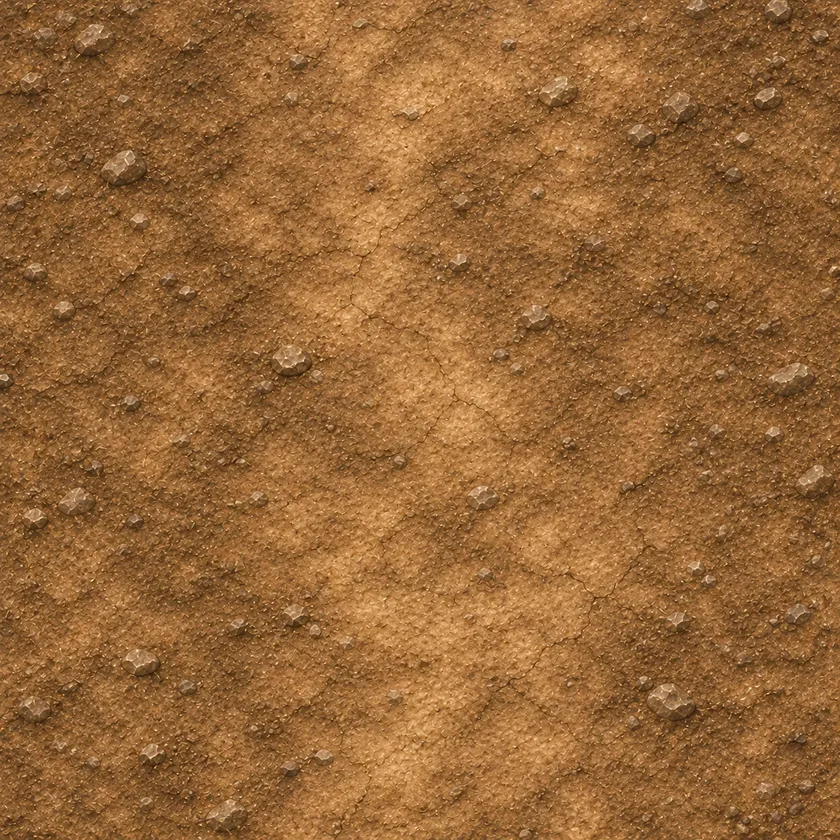
#> input picture realtime/werkzeug/boden/erde.webp, 840 x 840 px, shrunk from 1254 x 1254 before the run, found by its file name
$ python boden_lehm.py
#> lines starting #> are read from the running program, lines starting #| are printed output that depends on the picture
"""
World Pipeline – Lehmboden der Ockerlande (#172, 27.11.2026): zwei Kacheln „Lehm“ (gedeckter Ocker, fest; bis 28.11. rot-ocker) und „Lehm, rissig“ (dunkler, Trockenrisse),
aus der Erdkachel gerechnet (ohne Bildvorlage, frei verwendbar). Die Lehmsteppe der Ockerlande mischt beide nach Rauschen.
Aufruf (im Ordner realtime): python3 werkzeug/welt/boden_lehm.py   → werkzeug/boden/gemalt/lehm.webp, lehm-rissig.webp
"""
import os
import numpy as np
from PIL import Image
from scipy import ndimage

HIER = os.path.dirname(os.path.abspath(__file__)); ZIEL = os.path.normpath(os.path.join(HIER, '..', 'boden', 'gemalt'))
erde = np.asarray(Image.open(os.path.join(ZIEL, 'erde.webp')).convert('RGB'), np.float32) / 255
hell = erde.mean(axis=2, keepdims=True); hell = (hell - hell.mean()) / (hell.std() + 1e-6)
#> after `hell = erde.mean(axis=2, keepdims=True)`:
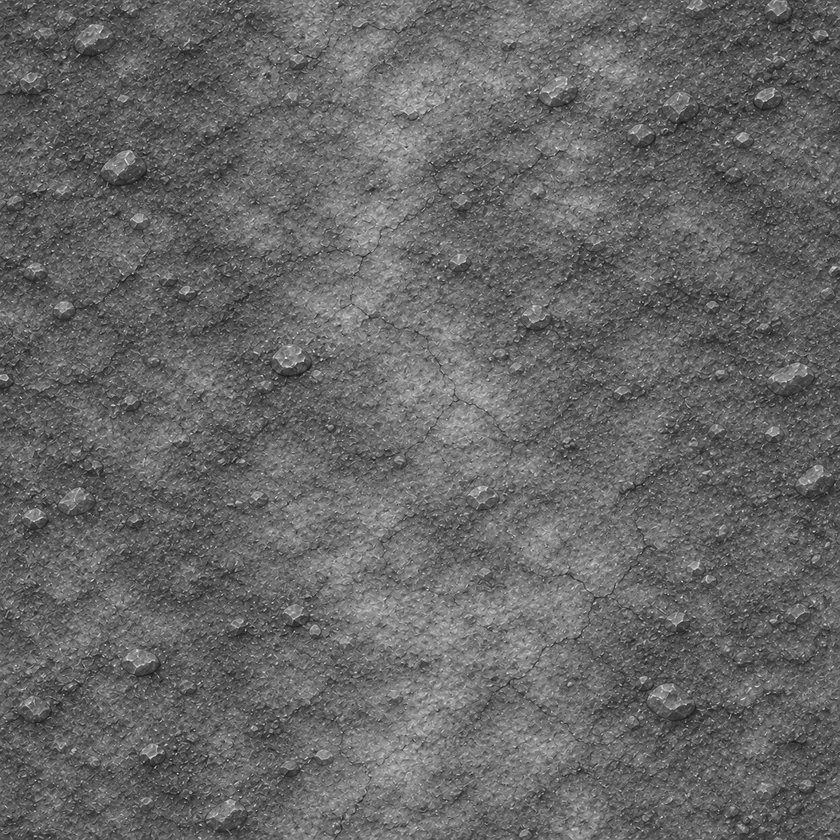
#> hell: shape (840, 840, 1) float32; min 0.0797, max 0.897, mean 0.404
rng = np.random.default_rng(172)
# Trockenrisse: Ränder nahtloser Voronoi-Zellen (Polygonmuster wie getrockneter Lehm), leicht verwackelt
H, W = hell.shape[:2]; pkt = rng.random((60, 2)) * [H, W]
#> after `H, W = hell.shape[:2]`: H = 840; W = 840
yy, xx = np.mgrid[0:H, 0:W].astype(np.float32)
wackel = ndimage.gaussian_filter(rng.standard_normal((H, W)), 6, mode='wrap') * 30
d1 = np.full((H, W), 1e9, np.float32); d2 = d1.copy()
for py, px in pkt:
    for oy in (-H, 0, H):
        for ox in (-W, 0, W):
            d = np.hypot(yy + wackel - py - oy, xx - wackel - px - ox); m = d < d1; d2 = np.where(m, d1, np.minimum(d2, d)); d1 = np.where(m, d, d1)
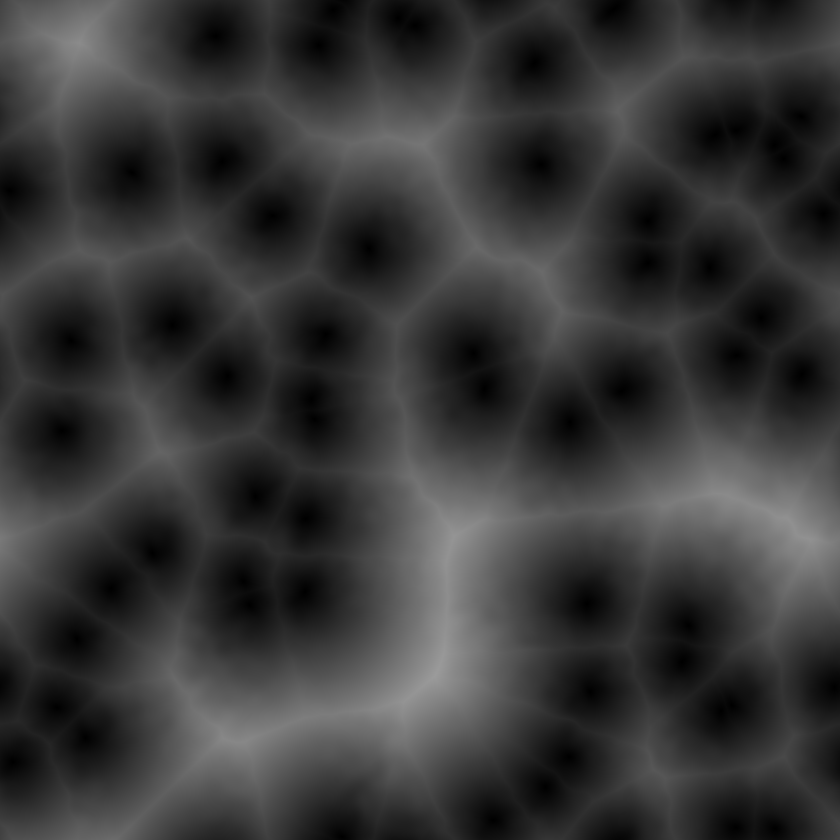
#> d1: shape (840, 840) float64; min 0.0491, max 155.4, mean 55.8
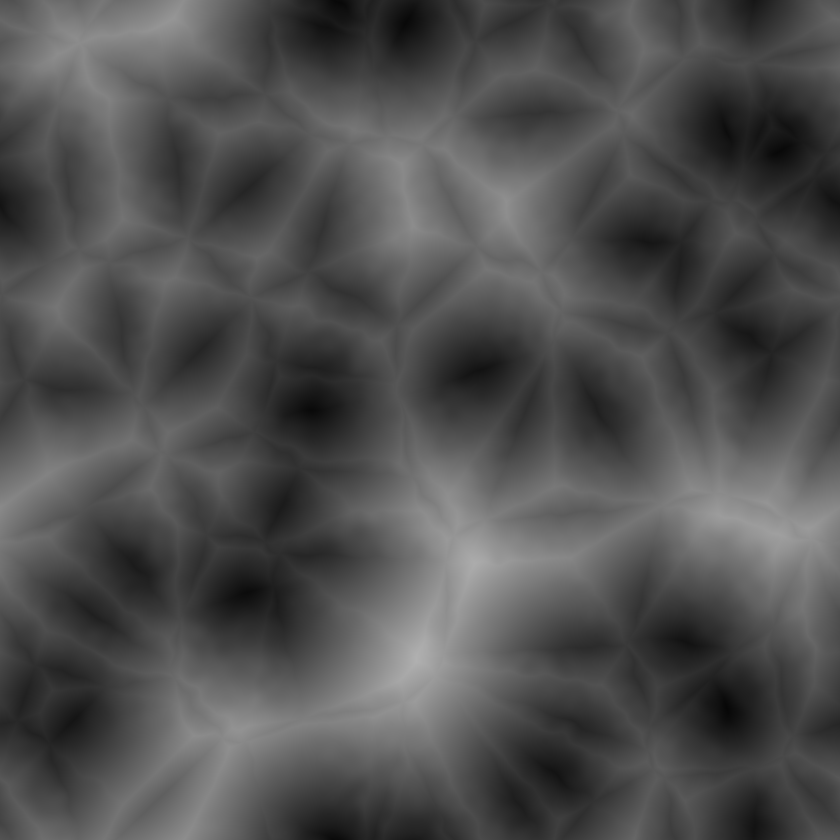
#> d2: shape (840, 840) float64; min 7.33, max 176.6, mean 80.2
#> m: shape (840, 840) bool; every value is 0
kanten = np.clip(1 - (d2 - d1) / 2.2, 0, 1).astype(np.float32)
# Variante C, ganz gedeckt (Entscheidung des Nutzers 28.11.): Lehm #a8865e, rissig #94734f – vorher rot-ocker (0.72, 0.42, 0.26) / (0.62, 0.34, 0.21)
for name, farbe, risse in (('lehm', (0xa8 / 255, 0x86 / 255, 0x5e / 255), 0.10), ('lehm-rissig', (0x94 / 255, 0x73 / 255, 0x4f / 255), 0.42)):
    bild = np.clip(np.asarray(farbe) * (1 + 0.10 * hell) - risse * 0.35 * kanten[..., None], 0, 1)
    Image.fromarray((bild * 255).astype(np.uint8)).save(os.path.join(ZIEL, name + '.webp'), quality=88)
    print(name, 'geschrieben')
#> this loop made 2 passes
#> pass 1, `bild = np.clip(np.asarray(farbe) * (1 + 0.10 * hell) - risse * 0.35 * ..`:
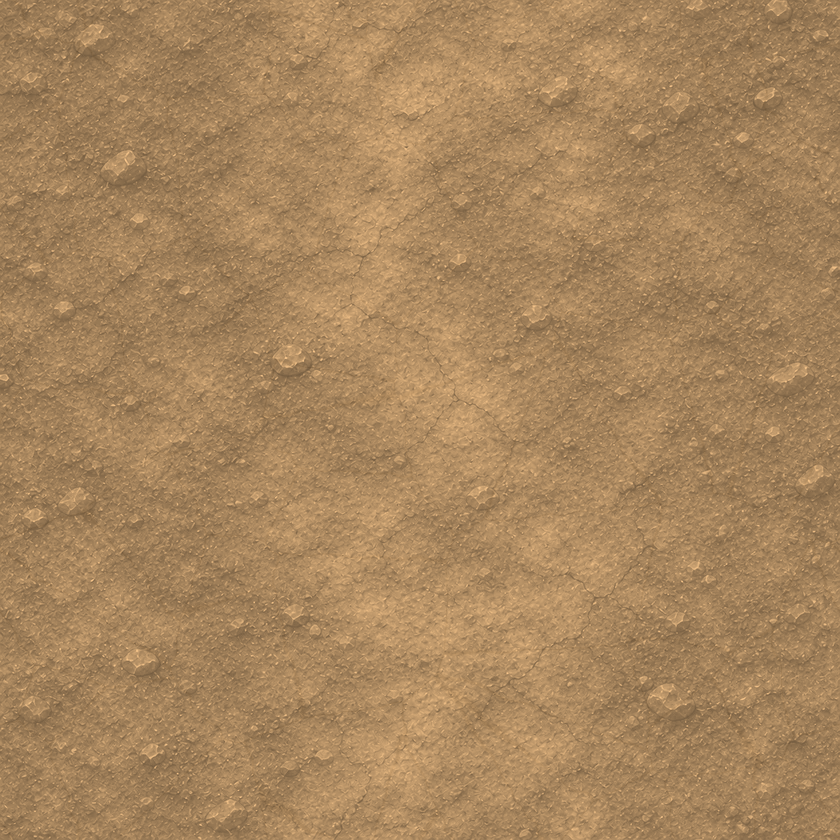
#> bild: shape (840, 840, 3) float64; mean R, G, B 0.658, 0.524, 0.367
#> pass 2, `bild = np.clip(np.asarray(farbe) * (1 + 0.10 * hell) - risse * 0.35 * ..`:
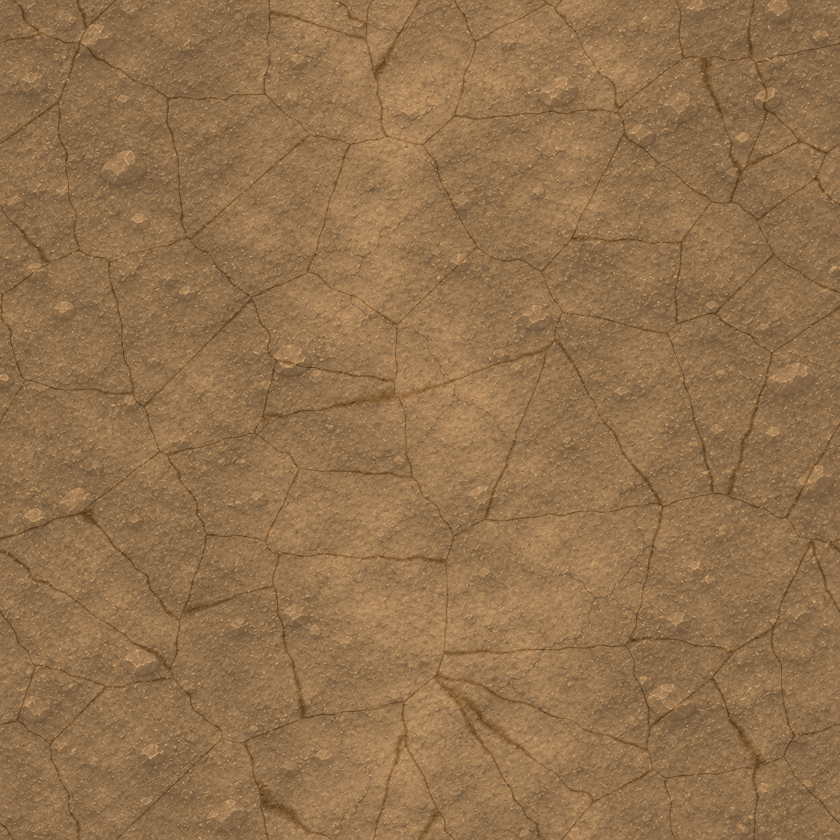
#> bild: shape (840, 840, 3) float64; mean R, G, B 0.576, 0.446, 0.305

$ run again, with realtime/werkzeug/boden/pflaster.webp copied over realtime/werkzeug/boden/erde.webp
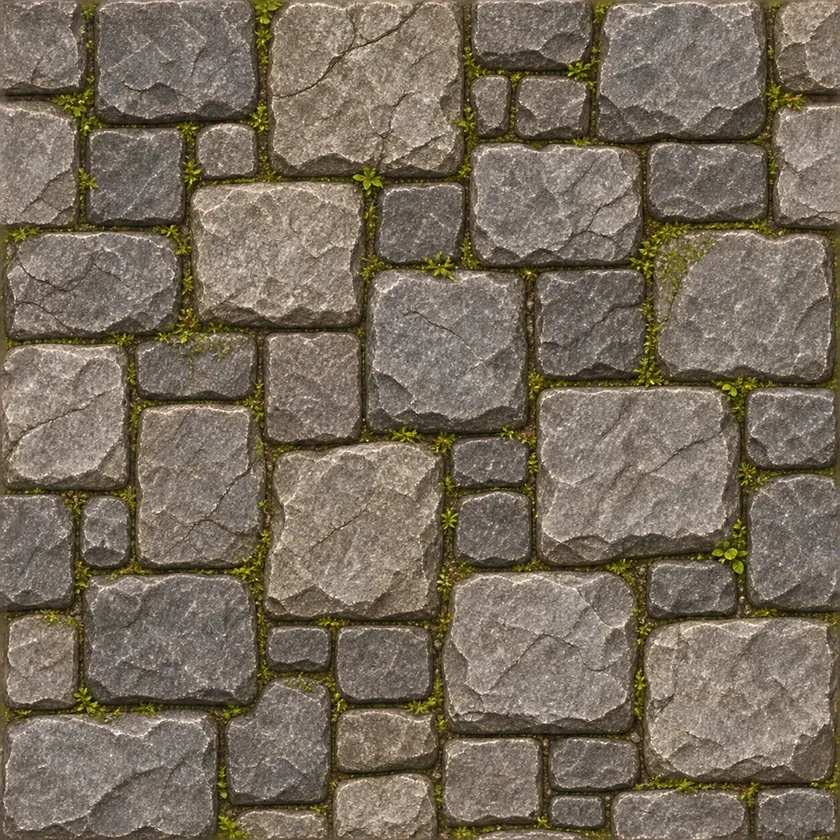
#> input picture realtime/werkzeug/boden/pflaster.webp, 840 x 840 px, shrunk from 1254 x 1254 before the run, found by its file name
#> the loop `for name, farbe, risse in (('lehm', (0xa8 / 255, 0x86 / 255, 0x5e / 25..` made 2 passes
#> pass 1, `bild = np.clip(np.asarray(farbe) * (1 + 0.10 * hell) - risse * 0.35 * ..`:
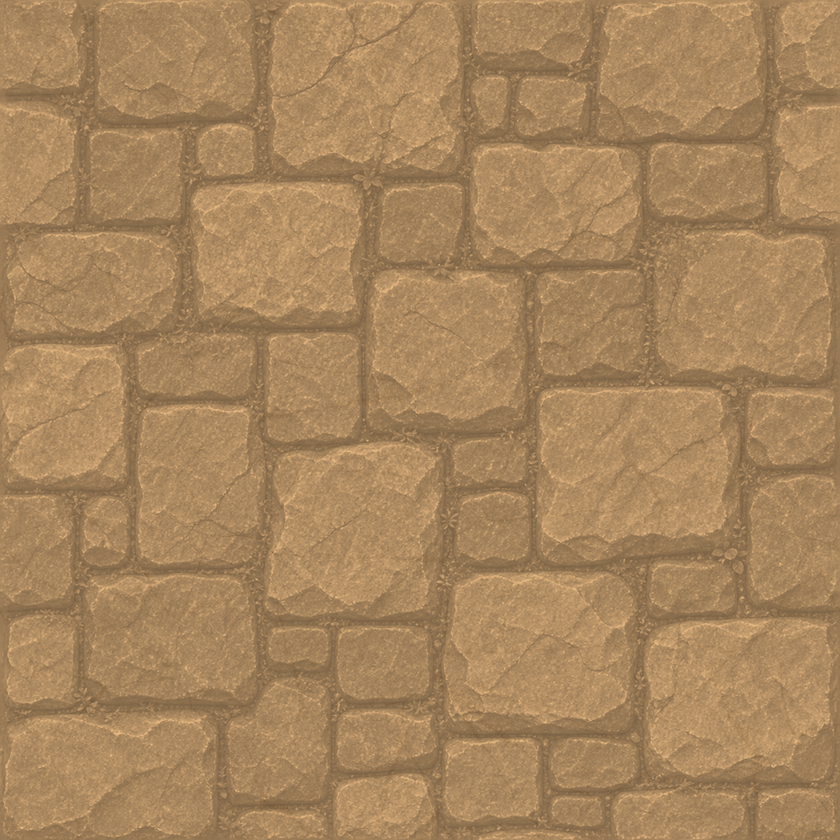
#> bild: shape (840, 840, 3) float64; mean R, G, B 0.658, 0.524, 0.367
#> pass 2, `bild = np.clip(np.asarray(farbe) * (1 + 0.10 * hell) - risse * 0.35 * ..`:
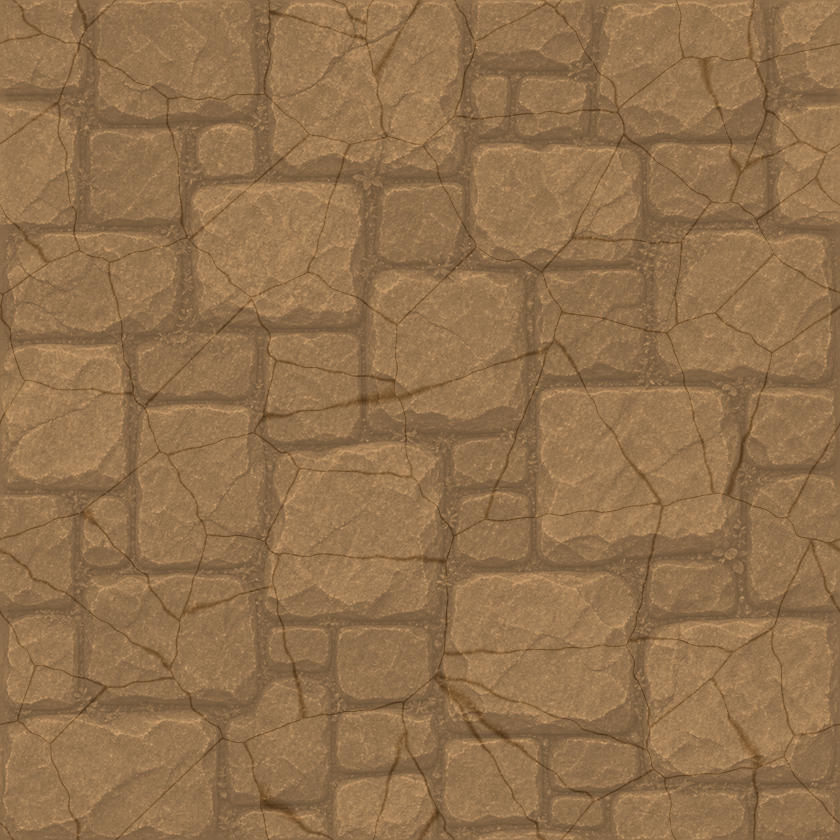
#> bild: shape (840, 840, 3) float64; mean R, G, B 0.576, 0.446, 0.305

$ run again, with realtime/werkzeug/boden/rand-pflaster-wiese.webp copied over realtime/werkzeug/boden/erde.webp
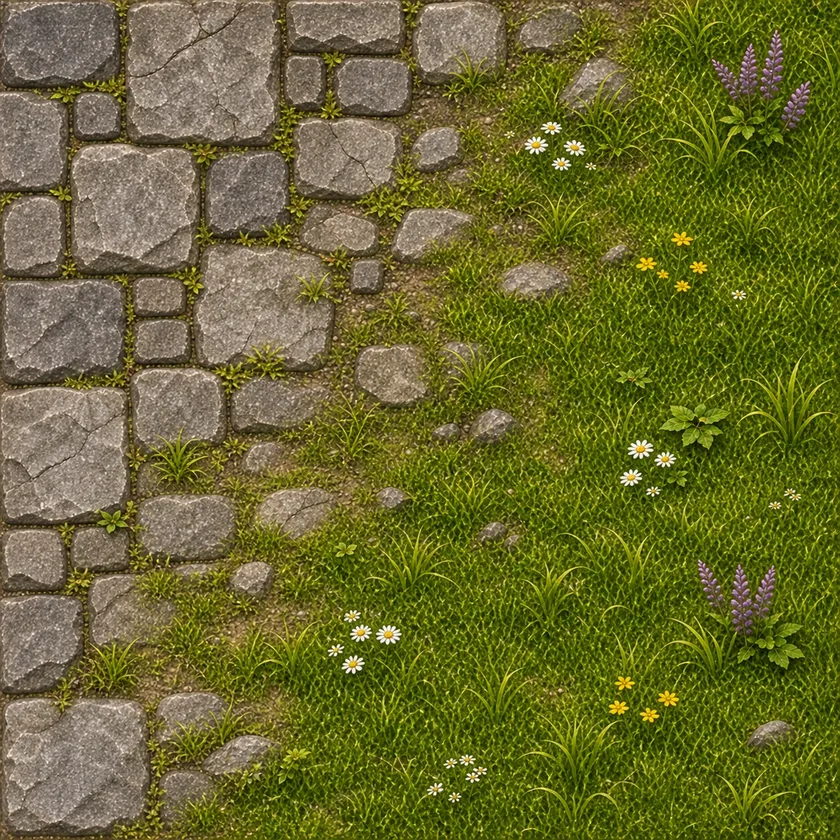
#> input picture realtime/werkzeug/boden/rand-pflaster-wiese.webp, 840 x 840 px, shrunk from 1254 x 1254 before the run, found by its file name
#> `hell = erde.mean(axis=2, keepdims=True)`:
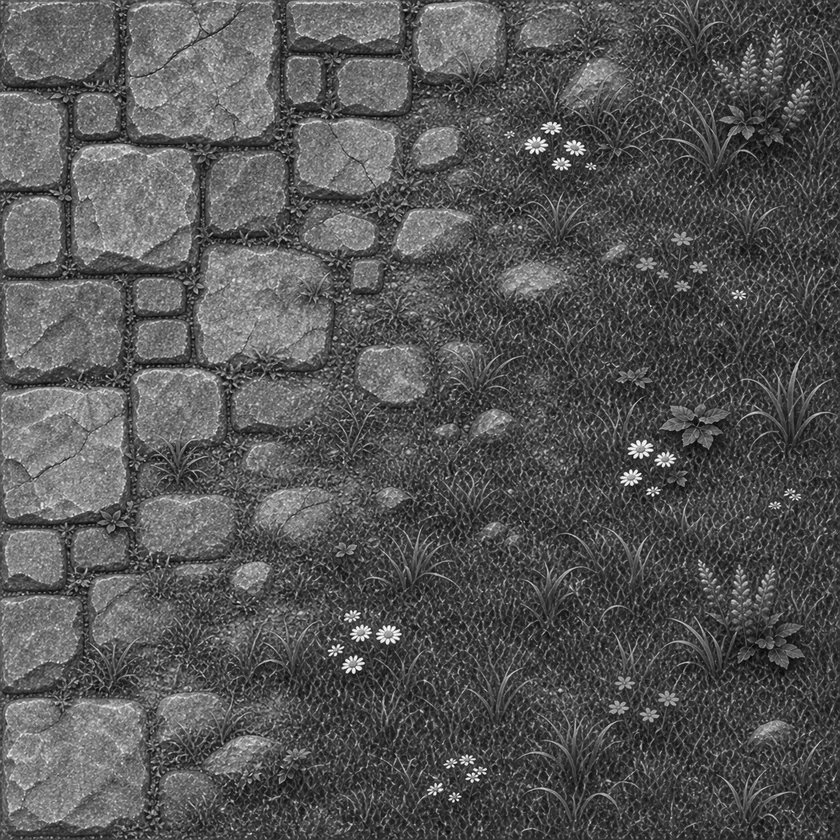
#> hell: shape (840, 840, 1) float32; min 0.0131, max 0.993, mean 0.338
#> the loop `for name, farbe, risse in (('lehm', (0xa8 / 255, 0x86 / 255, 0x5e / 25..` made 2 passes
#> pass 2, `bild = np.clip(np.asarray(farbe) * (1 + 0.10 * hell) - risse * 0.35 * ..`:
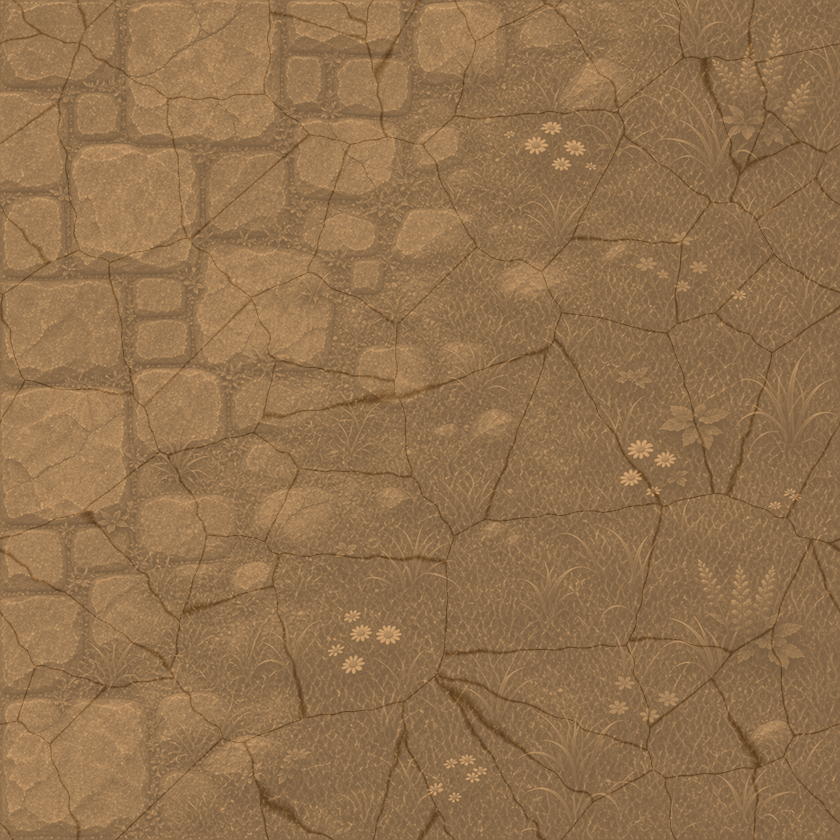
#> bild: shape (840, 840, 3) float64; mean R, G, B 0.576, 0.446, 0.305
